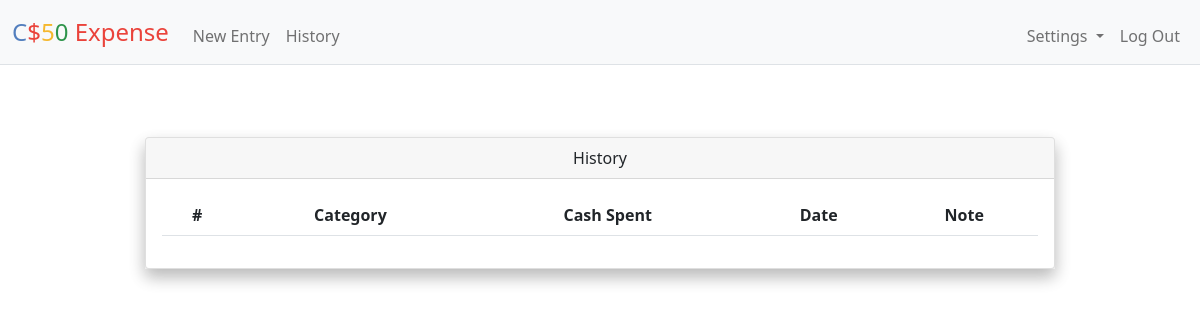
The app's page /history (signed in), older data.
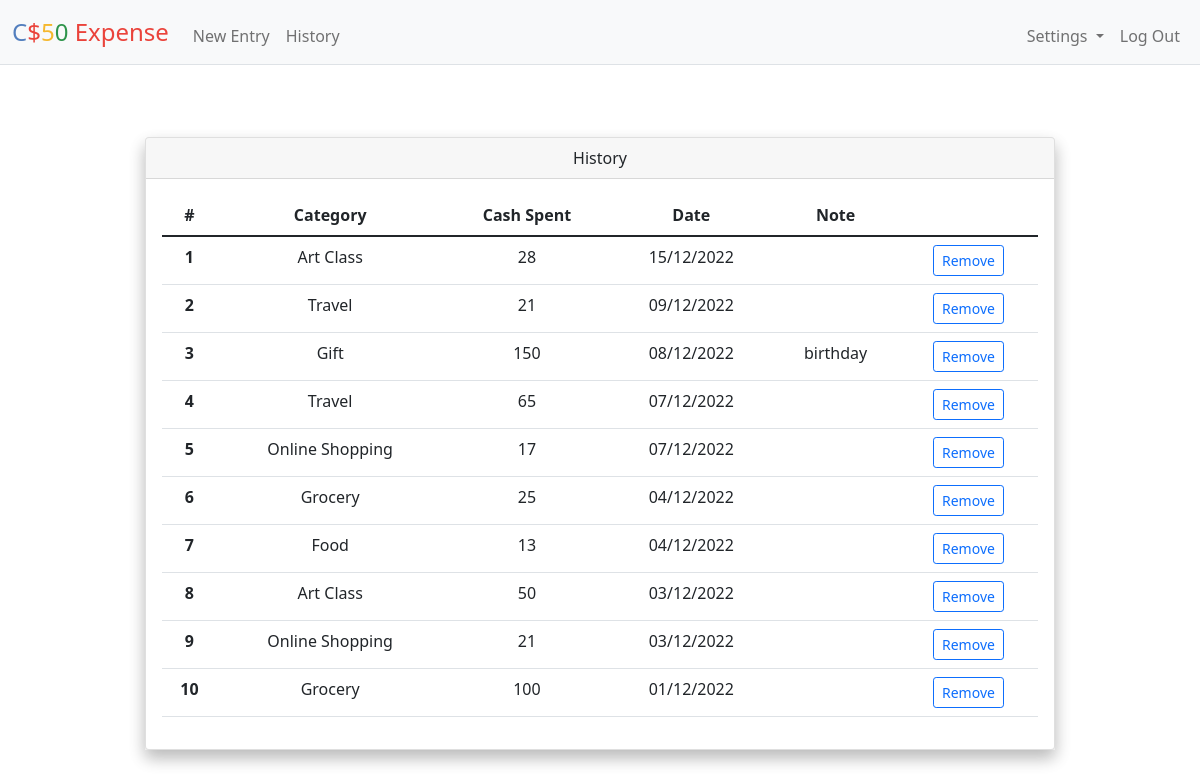
The same page, newer data.
### tables this page shows
CREATE TABLE entries (
    id INTEGER PRIMARY KEY AUTOINCREMENT NOT NULL,
    amount NUMERIC NOT NULL,
    description TEXT,
    year NUMRIC NOT NULL,
    month NUMRIC NOT NULL,
    day NUMRIC NOT NULL,
    user_id INTEGER NOT NULL,
    category_id INTEGER NOT NULL,
    FOREIGN KEY (user_id) REFERENCES users (id)
);

CREATE TABLE categories (
    id INTEGER PRIMARY KEY AUTOINCREMENT NOT NULL,
    category TEXT NOT NULL,
    user_id INTEGER NOT NULL,
    FOREIGN KEY (user_id) REFERENCES users (id)
);

### app.py (the view)
@app.route("/history", methods=["GET", "POST"])
@login_required
def history():
    if request.method == "POST":
        if 'remove_button' in request.form:
            id = request.form['remove_button']
            db_id = db.execute("SELECT * FROM entries WHERE user_id=? AND id=?", session["user_id"], id)
            if len(db_id) == 0:
                return apology("item doesn't exist", 400)
            db.execute("DELETE FROM entries WHERE id=?", id)
            flash('Item successfully removed')
            return redirect("/history")
        else:
            return apology("illegal entry", 400)
    else:
        history = db.execute(""" SELECT amount, description, year, month, day, entries.id, categories.category
                    FROM entries LEFT JOIN categories ON category_id = categories.id
                    WHERE entries.user_id=?""", session["user_id"])
        try:
            history = pd.DataFrame.from_dict(history)
            history["date"] = history["year"].astype(str) + "-" + history["month"].astype(str) + "-" + history["day"].astype(str)
            history["date"] = pd.to_datetime(history["date"])
            history["date"] = history["date"].dt.strftime('%d/%m/%Y')
            history = history.drop(columns=['year', 'month', 'day']).sort_values(['date', 'amount'], ascending=False)
            history.category.fillna(value=place_holder, inplace=True)
        except:
            history = pd.DataFrame.from_dict(history)
        history = history.to_dict('records')
        return render_template("history.html", history=history)

### app.py (called while the page is built)
@app.after_request
def after_request(response):
    response.headers["Cache-Control"] = "no-cache, no-store, must-revalidate"
    response.headers["Expires"] = 0
    response.headers["Pragma"] = "no-cache"
    return response

### helpers.py (called while the page is built)
def login_required(f):
    @wraps(f)
    def decorated_function(*args, **kwargs):
        if session.get("user_id") is None:
            return redirect("/login")
        return f(*args, **kwargs)
    return decorated_function

### templates/history.html (shortened to what this page needs)
{% extends "layout.html" %}
{% block main %}
  <div class="container-sm px-4 mt-4">
    <div class="col-xl-10 offset-lg-1 shadow">
      <div class="card mb-3 shadow">
        <div class="card-header">History</div>
        <div class="card-body">
          <table class="table">
            <thead>
              <tr>
                <th scope="row">#</th>
                <th scope="col">Category</th>
                <th scope="col">Cash Spent</th>
                <th scope="col">Date</th>
                <th scope="col">Note</th>
              </tr>
            </thead>
            <tbody>
              <form action="/history" method="POST">
              {% for item in history %}
                  <tr>
                    <th>{{loop.index}}</th>
                    <td>{{item.category|e}}</td>
                    <td>{{item.amount|e}}</td>
                    <td>{{item.date|e}}</td>
                    <td>{{item.description|e}}</td>
                    <td>
                      <button type="button" class="btn btn-outline-primary btn-sm" data-bs-toggle="modal" data-bs-target="#refid{{item.id|e}}">Remove</button>
                    </td>
                  </tr>
                {% endfor %}
              </form>
            </tbody>
          </table>
        </div>
      </div>
    </div>
  </div>
{% endblock %}

### templates/layout.html (shortened to what this page needs)
<!DOCTYPE html>
<html lang="en">
  <head>
    <link href="https://cdn.jsdelivr.net/npm/bootstrap@5.1.3/dist/css/bootstrap.min.css" rel="stylesheet">
    <link href="/static/styles.css" rel="stylesheet">
  </head>
  <body>
    <nav class="bg-light navbar navbar-expand-md navbar-light border-bottom">
      <div class="container-fluid">
        <a class="navbar-brand" href="/"><span class="blue">C</span><span class="red">$</span><span class="yellow">5</span><span class="green">0</span> <span class="red">Expense</span></a>
        <div class="collapse navbar-collapse" id="navbar">
          {% if session["user_id"] %}
            <ul class="navbar-nav me-auto mt-2">
              <li class="nav-item"><a class="nav-link" href="/entry">New Entry</a></li>
              <li class="nav-item"><a class="nav-link" href="/history">History</a></li>
            </ul>
            <ul class="navbar-nav ms-auto mt-2">
              <li class="nav-item dropdown">
                <a class="nav-link dropdown-toggle" href="#" role="button" data-bs-toggle="dropdown" aria-expanded="false">
                  Settings
                </a>
              </li>
              <li class="nav-item"><a class="nav-link" href="/logout">Log Out</a></li>
            </ul>
          {% else %}
            <ul class="navbar-nav ms-auto mt-2">
              <li class="nav-item"><a class="nav-link" href="/register">Register</a></li>
              <li class="nav-item"><a class="nav-link" href="/login">Log In</a></li>
            </ul>
          {% endif %}
        </div>
      </div>
    </nav>
    <main class="container-fluid py-5 text-center">
      {% block main %}{% endblock %}
    </main>
  </body>
</html>

### static/styles.css (style rules this page uses)
nav .navbar-brand { font-size: x-large; }
nav .navbar-brand .blue { color: #537fbe; }
nav .navbar-brand .red { color: #ea433b; }
nav .navbar-brand .yellow { color: #f5b82e; }
nav .navbar-brand .green { color: #2e944b; }

Row changes from the older to the newer data that the page shows:
added entries: category "Art Class", amount "28", date "15/12/2022"
added entries: category "Travel", amount "21", date "09/12/2022"
added entries: category "Gift", amount "150", date "08/12/2022", description "birthday"
added entries: category "Travel", amount "65", date "07/12/2022"
added entries: category "Online Shopping", amount "17", date "07/12/2022"
added entries: category "Grocery", amount "25", date "04/12/2022"
added entries: category "Food", amount "13", date "04/12/2022"
added entries: category "Art Class", amount "50", date "03/12/2022"
added entries: category "Online Shopping", amount "21", date "03/12/2022"
added entries: category "Grocery", amount "100", date "01/12/2022"
